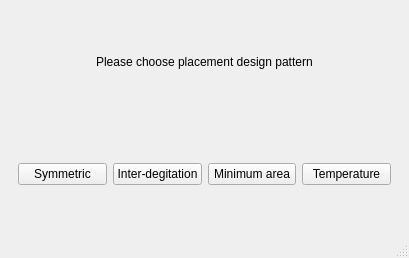
<?xml version="1.0" encoding="UTF-8"?>
<ui version="4.0">
 <class>MainWindow</class>
 <widget class="QMainWindow" name="MainWindow">
  <property name="geometry">
   <rect>
    <x>0</x>
    <y>0</y>
    <width>409</width>
    <height>258</height>
   </rect>
  </property>
  <property name="windowTitle">
   <string>MainWindow</string>
  </property>
  <widget class="QWidget" name="centralwidget">
   <layout class="QGridLayout" name="gridLayout_2">
    <item row="0" column="0">
     <layout class="QVBoxLayout" name="verticalLayout">
      <item>
       <layout class="QHBoxLayout" name="horizontalLayout">
        <item>
         <spacer name="horizontalSpacer">
          <property name="orientation">
           <enum>Qt::Horizontal</enum>
          </property>
          <property name="sizeHint" stdset="0">
           <size>
            <width>40</width>
            <height>20</height>
           </size>
          </property>
         </spacer>
        </item>
        <item>
         <widget class="QLabel" name="label">
          <property name="text">
           <string>Please choose placement design pattern</string>
          </property>
         </widget>
        </item>
        <item>
         <spacer name="horizontalSpacer_2">
          <property name="orientation">
           <enum>Qt::Horizontal</enum>
          </property>
          <property name="sizeHint" stdset="0">
           <size>
            <width>40</width>
            <height>20</height>
           </size>
          </property>
         </spacer>
        </item>
       </layout>
      </item>
      <item>
       <widget class="QWidget" name="widget" native="true">
        <layout class="QGridLayout" name="gridLayout">
         <item row="0" column="0">
          <widget class="QPushButton" name="symmetric">
           <property name="text">
            <string>Symmetric</string>
           </property>
          </widget>
         </item>
         <item row="0" column="1">
          <widget class="QPushButton" name="interDegitation">
           <property name="text">
            <string>Inter-degitation</string>
           </property>
          </widget>
         </item>
         <item row="0" column="2">
          <widget class="QPushButton" name="minimumArea">
           <property name="text">
            <string>Minimum area</string>
           </property>
          </widget>
         </item>
         <item row="0" column="3">
          <widget class="QPushButton" name="temperature">
           <property name="text">
            <string>Temperature</string>
           </property>
          </widget>
         </item>
        </layout>
       </widget>
      </item>
     </layout>
    </item>
   </layout>
  </widget>
  <widget class="QMenuBar" name="menubar">
   <property name="geometry">
    <rect>
     <x>0</x>
     <y>0</y>
     <width>409</width>
     <height>22</height>
    </rect>
   </property>
  </widget>
  <widget class="QStatusBar" name="statusbar"/>
 </widget>
 <resources/>
 <connections/>
</ui>
